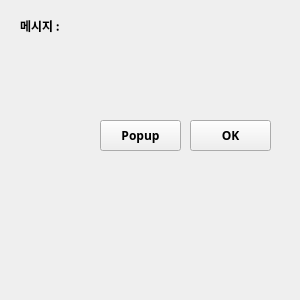
<?xml version="1.0" encoding="UTF-8"?>
<ui version="4.0">
 <class>Form</class>
 <widget class="QWidget" name="Form">
  <property name="geometry">
   <rect>
    <x>0</x>
    <y>0</y>
    <width>300</width>
    <height>300</height>
   </rect>
  </property>
  <property name="sizePolicy">
   <sizepolicy hsizetype="Fixed" vsizetype="Fixed">
    <horstretch>0</horstretch>
    <verstretch>0</verstretch>
   </sizepolicy>
  </property>
  <property name="minimumSize">
   <size>
    <width>281</width>
    <height>162</height>
   </size>
  </property>
  <property name="maximumSize">
   <size>
    <width>300</width>
    <height>300</height>
   </size>
  </property>
  <property name="font">
   <font>
    <family>나눔고딕</family>
    <weight>75</weight>
    <bold>true</bold>
   </font>
  </property>
  <property name="windowTitle">
   <string>MainApp</string>
  </property>
  <widget class="QLabel" name="lblMessage">
   <property name="geometry">
    <rect>
     <x>20</x>
     <y>10</y>
     <width>250</width>
     <height>31</height>
    </rect>
   </property>
   <property name="text">
    <string>메시지 : </string>
   </property>
  </widget>
  <widget class="QPushButton" name="btnOK">
   <property name="geometry">
    <rect>
     <x>190</x>
     <y>120</y>
     <width>81</width>
     <height>31</height>
    </rect>
   </property>
   <property name="text">
    <string>OK</string>
   </property>
  </widget>
  <widget class="QPushButton" name="btnPOP">
   <property name="geometry">
    <rect>
     <x>100</x>
     <y>120</y>
     <width>81</width>
     <height>31</height>
    </rect>
   </property>
   <property name="text">
    <string>Popup</string>
   </property>
  </widget>
 </widget>
 <resources/>
 <connections/>
</ui>
